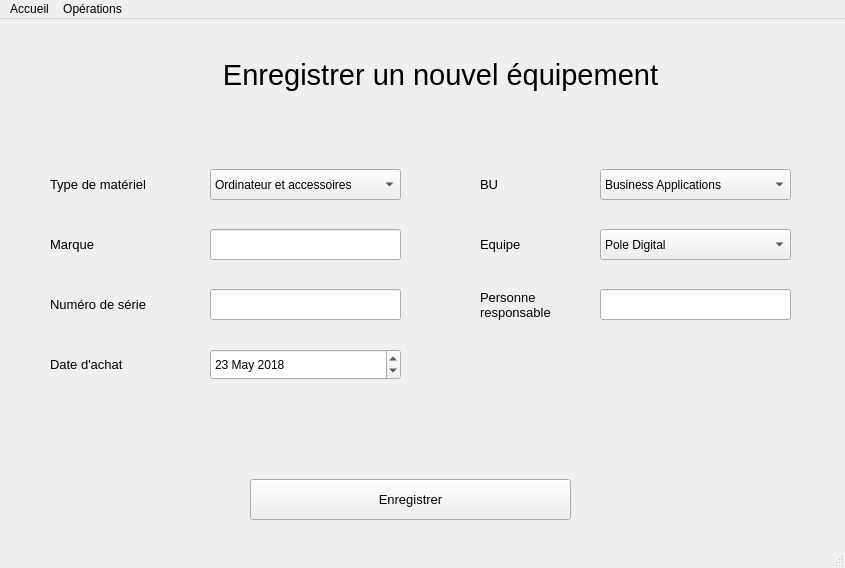
<?xml version="1.0" encoding="UTF-8"?>
<ui version="4.0">
 <class>MainWindow</class>
 <widget class="QMainWindow" name="MainWindow">
  <property name="geometry">
   <rect>
    <x>0</x>
    <y>0</y>
    <width>845</width>
    <height>568</height>
   </rect>
  </property>
  <property name="windowTitle">
   <string>HARDIS Matériel</string>
  </property>
  <widget class="QWidget" name="centralwidget">
   <widget class="QComboBox" name="type_txt">
    <property name="geometry">
     <rect>
      <x>210</x>
      <y>150</y>
      <width>191</width>
      <height>31</height>
     </rect>
    </property>
    <item>
     <property name="text">
      <string>Ordinateur et accessoires</string>
     </property>
    </item>
    <item>
     <property name="text">
      <string>Bureau</string>
     </property>
    </item>
    <item>
     <property name="text">
      <string>Chaise</string>
     </property>
    </item>
    <item>
     <property name="text">
      <string>Micro-ondes</string>
     </property>
    </item>
    <item>
     <property name="text">
      <string>Cafetière</string>
     </property>
    </item>
   </widget>
   <widget class="QLabel" name="Titre">
    <property name="geometry">
     <rect>
      <x>160</x>
      <y>20</y>
      <width>561</width>
      <height>71</height>
     </rect>
    </property>
    <property name="font">
     <font>
      <pointsize>22</pointsize>
     </font>
    </property>
    <property name="frameShape">
     <enum>QFrame::NoFrame</enum>
    </property>
    <property name="frameShadow">
     <enum>QFrame::Plain</enum>
    </property>
    <property name="text">
     <string>Enregistrer un nouvel équipement</string>
    </property>
    <property name="textFormat">
     <enum>Qt::AutoText</enum>
    </property>
    <property name="alignment">
     <set>Qt::AlignCenter</set>
    </property>
   </widget>
   <widget class="QLabel" name="Type">
    <property name="geometry">
     <rect>
      <x>50</x>
      <y>140</y>
      <width>171</width>
      <height>51</height>
     </rect>
    </property>
    <property name="font">
     <font>
      <pointsize>10</pointsize>
     </font>
    </property>
    <property name="text">
     <string>Type de matériel</string>
    </property>
   </widget>
   <widget class="QLabel" name="BU">
    <property name="geometry">
     <rect>
      <x>480</x>
      <y>140</y>
      <width>211</width>
      <height>51</height>
     </rect>
    </property>
    <property name="font">
     <font>
      <pointsize>10</pointsize>
     </font>
    </property>
    <property name="text">
     <string>BU</string>
    </property>
   </widget>
   <widget class="QLabel" name="Equipe">
    <property name="geometry">
     <rect>
      <x>480</x>
      <y>200</y>
      <width>211</width>
      <height>51</height>
     </rect>
    </property>
    <property name="font">
     <font>
      <pointsize>10</pointsize>
     </font>
    </property>
    <property name="text">
     <string>Equipe</string>
    </property>
   </widget>
   <widget class="QLineEdit" name="Marque_txt">
    <property name="geometry">
     <rect>
      <x>210</x>
      <y>210</y>
      <width>191</width>
      <height>31</height>
     </rect>
    </property>
   </widget>
   <widget class="QLabel" name="Marque">
    <property name="geometry">
     <rect>
      <x>50</x>
      <y>200</y>
      <width>211</width>
      <height>51</height>
     </rect>
    </property>
    <property name="font">
     <font>
      <pointsize>10</pointsize>
     </font>
    </property>
    <property name="text">
     <string>Marque</string>
    </property>
   </widget>
   <widget class="QLineEdit" name="NoSerie_txt">
    <property name="geometry">
     <rect>
      <x>210</x>
      <y>270</y>
      <width>191</width>
      <height>31</height>
     </rect>
    </property>
   </widget>
   <widget class="QLabel" name="NoSerie">
    <property name="geometry">
     <rect>
      <x>50</x>
      <y>260</y>
      <width>161</width>
      <height>51</height>
     </rect>
    </property>
    <property name="font">
     <font>
      <pointsize>10</pointsize>
     </font>
    </property>
    <property name="text">
     <string>Numéro de série</string>
    </property>
   </widget>
   <widget class="QLabel" name="DateAchat">
    <property name="geometry">
     <rect>
      <x>50</x>
      <y>320</y>
      <width>161</width>
      <height>51</height>
     </rect>
    </property>
    <property name="font">
     <font>
      <pointsize>10</pointsize>
     </font>
    </property>
    <property name="text">
     <string>Date d'achat</string>
    </property>
   </widget>
   <widget class="QLineEdit" name="Responsable_txt">
    <property name="geometry">
     <rect>
      <x>600</x>
      <y>270</y>
      <width>191</width>
      <height>31</height>
     </rect>
    </property>
    <property name="text">
     <string/>
    </property>
   </widget>
   <widget class="QLabel" name="Responsable">
    <property name="geometry">
     <rect>
      <x>480</x>
      <y>260</y>
      <width>211</width>
      <height>51</height>
     </rect>
    </property>
    <property name="font">
     <font>
      <pointsize>10</pointsize>
     </font>
    </property>
    <property name="text">
     <string>Personne
responsable</string>
    </property>
   </widget>
   <widget class="QDateEdit" name="Date">
    <property name="geometry">
     <rect>
      <x>210</x>
      <y>330</y>
      <width>191</width>
      <height>31</height>
     </rect>
    </property>
    <property name="autoFillBackground">
     <bool>false</bool>
    </property>
    <property name="calendarPopup">
     <bool>false</bool>
    </property>
    <property name="date">
     <date>
      <year>2018</year>
      <month>5</month>
      <day>23</day>
     </date>
    </property>
   </widget>
   <widget class="QPushButton" name="Enregistrer">
    <property name="geometry">
     <rect>
      <x>250</x>
      <y>460</y>
      <width>321</width>
      <height>41</height>
     </rect>
    </property>
    <property name="font">
     <font>
      <pointsize>10</pointsize>
      <italic>false</italic>
     </font>
    </property>
    <property name="cursor">
     <cursorShape>ArrowCursor</cursorShape>
    </property>
    <property name="mouseTracking">
     <bool>false</bool>
    </property>
    <property name="text">
     <string>Enregistrer</string>
    </property>
    <property name="flat">
     <bool>false</bool>
    </property>
   </widget>
   <widget class="QLabel" name="logo">
    <property name="geometry">
     <rect>
      <x>10</x>
      <y>10</y>
      <width>131</width>
      <height>71</height>
     </rect>
    </property>
    <property name="maximumSize">
     <size>
      <width>282</width>
      <height>160</height>
     </size>
    </property>
    <property name="sizeIncrement">
     <size>
      <width>1</width>
      <height>2</height>
     </size>
    </property>
    <property name="text">
     <string/>
    </property>
    <property name="pixmap">
     <pixmap>../../Hardis-Blockchain/logo.png</pixmap>
    </property>
    <property name="scaledContents">
     <bool>true</bool>
    </property>
   </widget>
   <widget class="QComboBox" name="type_txt_2">
    <property name="geometry">
     <rect>
      <x>600</x>
      <y>150</y>
      <width>191</width>
      <height>31</height>
     </rect>
    </property>
    <item>
     <property name="text">
      <string>Business Applications</string>
     </property>
    </item>
    <item>
     <property name="text">
      <string>Business Consulting</string>
     </property>
    </item>
    <item>
     <property name="text">
      <string>Cloud Platform</string>
     </property>
    </item>
    <item>
     <property name="text">
      <string>Reflex</string>
     </property>
    </item>
    <item>
     <property name="text">
      <string>Indifférent</string>
     </property>
    </item>
   </widget>
   <widget class="QComboBox" name="type_txt_3">
    <property name="geometry">
     <rect>
      <x>600</x>
      <y>210</y>
      <width>191</width>
      <height>31</height>
     </rect>
    </property>
    <item>
     <property name="text">
      <string>Pole Digital</string>
     </property>
    </item>
    <item>
     <property name="text">
      <string>Pole TSI</string>
     </property>
    </item>
    <item>
     <property name="text">
      <string>Salesforce</string>
     </property>
    </item>
    <item>
     <property name="text">
      <string>Indifférent</string>
     </property>
    </item>
   </widget>
   <widget class="QLabel" name="logout">
    <property name="geometry">
     <rect>
      <x>816</x>
      <y>10</y>
      <width>21</width>
      <height>21</height>
     </rect>
    </property>
    <property name="text">
     <string/>
    </property>
    <property name="pixmap">
     <pixmap>../../Hardis-Blockchain/log-out.jpg</pixmap>
    </property>
    <property name="scaledContents">
     <bool>true</bool>
    </property>
   </widget>
  </widget>
  <widget class="QStatusBar" name="statusbar"/>
  <widget class="QMenuBar" name="menubar">
   <property name="geometry">
    <rect>
     <x>0</x>
     <y>0</y>
     <width>845</width>
     <height>22</height>
    </rect>
   </property>
   <widget class="QMenu" name="menuHardis_Mat_riel">
    <property name="title">
     <string>Accueil</string>
    </property>
    <addaction name="actionAccueil"/>
    <addaction name="actionParam_tres"/>
    <addaction name="actionQuitter"/>
   </widget>
   <widget class="QMenu" name="menuOp_rations">
    <property name="title">
     <string>Opérations</string>
    </property>
    <addaction name="actionEnregistrer_mat_riel"/>
    <addaction name="actionD_placement_mat_riel"/>
    <addaction name="actionConsulter_mat_riel"/>
   </widget>
   <addaction name="menuHardis_Mat_riel"/>
   <addaction name="menuOp_rations"/>
  </widget>
  <action name="actionD_placement_mat_riel">
   <property name="text">
    <string>Déplacement matériel</string>
   </property>
  </action>
  <action name="actionEnregistrer_mat_riel">
   <property name="text">
    <string>Enregistrer matériel</string>
   </property>
  </action>
  <action name="actionConsulter_mat_riel">
   <property name="text">
    <string>Consulter matériel</string>
   </property>
  </action>
  <action name="actionAccueil">
   <property name="text">
    <string>Accueil</string>
   </property>
  </action>
  <action name="actionQuitter">
   <property name="text">
    <string>Quitter</string>
   </property>
  </action>
  <action name="actionParam_tres">
   <property name="text">
    <string>Paramètres </string>
   </property>
  </action>
 </widget>
 <resources/>
 <connections/>
</ui>
